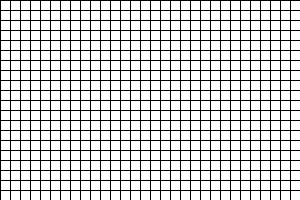
Frame 1 (no input)
Frame 60 (the mouse pressed at the canvas centre just before this capture): identical to frame 1, image omitted
Frame 120 (the mouse held since frame 60 and released just before this capture): identical to frame 1, image omitted

The Processing sketch that drew this single still picture (run headless with seeded random() and noise(); from frame 60 on, the mouse is pressed at the canvas centre):

// Processing sketch: Sandbox_Processing
// ── Sandbox_Processing.pde
void setup() {
  size(300,200);
}

//Creates a size-dynamic grid
void draw() {
  int SquareSize = 10;
  int ColumnNum = width/SquareSize;
  int RowNum = height/SquareSize;
  for (int i = 0; i < RowNum; i++) {
    int YValue = SquareSize * i;
    for (int j = 0; j < ColumnNum; j++) {
         int XValue = SquareSize * j;
         square(XValue, YValue, SquareSize);
    }
  }
}
